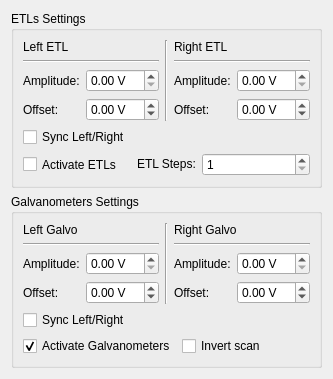
<?xml version="1.0" encoding="UTF-8"?>
<ui version="4.0">
 <class>ScanPanel</class>
 <widget class="QWidget" name="scanPanel">
  <layout class="QVBoxLayout" name="verticalLayout_panel">
   <item>
    <widget class="QGroupBox" name="groupBox_13">
     <property name="title">
      <string>ETLs Settings</string>
     </property>
     <layout class="QVBoxLayout" name="verticalLayout_45">
      <item>
       <layout class="QHBoxLayout" name="horizontalLayout_69">
        <item>
         <layout class="QVBoxLayout" name="verticalLayout_46">
          <item>
           <widget class="QLabel" name="label_76">
            <property name="text">
             <string>Left ETL</string>
            </property>
           </widget>
          </item>
          <item>
           <widget class="Line" name="line_23">
            <property name="sizePolicy">
             <sizepolicy hsizetype="Preferred" vsizetype="Preferred">
              <horstretch>0</horstretch>
              <verstretch>0</verstretch>
             </sizepolicy>
            </property>
            <property name="orientation">
             <enum>Qt::Horizontal</enum>
            </property>
           </widget>
          </item>
          <item>
           <layout class="QFormLayout" name="formLayout_16">
            <item row="0" column="0">
             <widget class="QLabel" name="label_78">
              <property name="sizePolicy">
               <sizepolicy hsizetype="Fixed" vsizetype="Preferred">
                <horstretch>0</horstretch>
                <verstretch>0</verstretch>
               </sizepolicy>
              </property>
              <property name="text">
               <string>Amplitude:</string>
              </property>
             </widget>
            </item>
            <item row="0" column="1">
             <widget class="FieldSpecSpinBox" name="doubleSpinBox_etlLeftAmplitude">
        <property name="toolTip">
         <string>Left ETL sweep amplitude. Unit: V. Valid range: 0–5 (clamped by the channel map). Effect: larger amplitude = wider tunable-lens sweep; co-adapt with the laser power when switching wavelength or zoom.</string>
        </property>
              <property name="sizePolicy">
               <sizepolicy hsizetype="Preferred" vsizetype="Fixed">
                <horstretch>0</horstretch>
                <verstretch>0</verstretch>
               </sizepolicy>
              </property>
              <property name="suffix">
               <string> V</string>
              </property>
              <property name="minimum">
               <double>0.000000000000000</double>
              </property>
              <property name="maximum">
               <double>5.000000000000000</double>
              </property>
              <property name="singleStep">
               <double>0.100000000000000</double>
              </property>
             </widget>
            </item>
            <item row="1" column="0">
             <widget class="QLabel" name="label_79">
              <property name="sizePolicy">
               <sizepolicy hsizetype="Fixed" vsizetype="Preferred">
                <horstretch>0</horstretch>
                <verstretch>0</verstretch>
               </sizepolicy>
              </property>
              <property name="text">
               <string>Offset:</string>
              </property>
             </widget>
            </item>
            <item row="1" column="1">
             <widget class="FieldSpecSpinBox" name="doubleSpinBox_etlLeftOffset">
        <property name="toolTip">
         <string>Left ETL DC offset. Unit: V. Valid range: 0–5. Effect: shifts the sweep center; co-adapt with amplitude for the current wavelength/zoom.</string>
        </property>
              <property name="sizePolicy">
               <sizepolicy hsizetype="Preferred" vsizetype="Fixed">
                <horstretch>0</horstretch>
                <verstretch>0</verstretch>
               </sizepolicy>
              </property>
              <property name="suffix">
               <string> V</string>
              </property>
              <property name="minimum">
               <double>-5.000000000000000</double>
              </property>
              <property name="maximum">
               <double>5.000000000000000</double>
              </property>
              <property name="singleStep">
               <double>0.100000000000000</double>
              </property>
             </widget>
            </item>
           </layout>
          </item>
         </layout>
        </item>
        <item>
         <widget class="Line" name="line_24">
          <property name="sizePolicy">
           <sizepolicy hsizetype="Preferred" vsizetype="Preferred">
            <horstretch>0</horstretch>
            <verstretch>0</verstretch>
           </sizepolicy>
          </property>
          <property name="minimumSize">
           <size>
            <width>3</width>
            <height>0</height>
           </size>
          </property>
          <property name="maximumSize">
           <size>
            <width>3</width>
            <height>16777215</height>
           </size>
          </property>
          <property name="orientation">
           <enum>Qt::Vertical</enum>
          </property>
         </widget>
        </item>
        <item>
         <layout class="QVBoxLayout" name="verticalLayout_47">
          <item>
           <widget class="QLabel" name="label_80">
            <property name="text">
             <string>Right ETL</string>
            </property>
           </widget>
          </item>
          <item>
           <widget class="Line" name="line_25">
            <property name="sizePolicy">
             <sizepolicy hsizetype="Preferred" vsizetype="Preferred">
              <horstretch>0</horstretch>
              <verstretch>0</verstretch>
             </sizepolicy>
            </property>
            <property name="orientation">
             <enum>Qt::Horizontal</enum>
            </property>
           </widget>
          </item>
          <item>
           <layout class="QFormLayout" name="formLayout_17">
            <item row="0" column="0">
             <widget class="QLabel" name="label_81">
              <property name="sizePolicy">
               <sizepolicy hsizetype="Fixed" vsizetype="Preferred">
                <horstretch>0</horstretch>
                <verstretch>0</verstretch>
               </sizepolicy>
              </property>
              <property name="text">
               <string>Amplitude:</string>
              </property>
             </widget>
            </item>
            <item row="0" column="1">
             <widget class="FieldSpecSpinBox" name="doubleSpinBox_etlRightAmplitude">
        <property name="toolTip">
         <string>Right ETL sweep amplitude. Unit: V. Valid range: 0–5 (clamped by the channel map). Effect: larger amplitude = wider tunable-lens sweep; co-adapt with the laser power.</string>
        </property>
              <property name="sizePolicy">
               <sizepolicy hsizetype="Preferred" vsizetype="Fixed">
                <horstretch>0</horstretch>
                <verstretch>0</verstretch>
               </sizepolicy>
              </property>
              <property name="suffix">
               <string> V</string>
              </property>
              <property name="minimum">
               <double>0.000000000000000</double>
              </property>
              <property name="maximum">
               <double>5.000000000000000</double>
              </property>
              <property name="singleStep">
               <double>0.100000000000000</double>
              </property>
             </widget>
            </item>
            <item row="1" column="0">
             <widget class="QLabel" name="label_82">
              <property name="sizePolicy">
               <sizepolicy hsizetype="Fixed" vsizetype="Preferred">
                <horstretch>0</horstretch>
                <verstretch>0</verstretch>
               </sizepolicy>
              </property>
              <property name="text">
               <string>Offset:</string>
              </property>
             </widget>
            </item>
            <item row="1" column="1">
             <widget class="FieldSpecSpinBox" name="doubleSpinBox_etlRightOffset">
        <property name="toolTip">
         <string>Right ETL DC offset. Unit: V. Valid range: 0–5. Effect: shifts the sweep center; co-adapt with amplitude for the current wavelength/zoom.</string>
        </property>
              <property name="sizePolicy">
               <sizepolicy hsizetype="Preferred" vsizetype="Fixed">
                <horstretch>0</horstretch>
                <verstretch>0</verstretch>
               </sizepolicy>
              </property>
              <property name="suffix">
               <string> V</string>
              </property>
              <property name="minimum">
               <double>-5.000000000000000</double>
              </property>
              <property name="maximum">
               <double>5.000000000000000</double>
              </property>
              <property name="singleStep">
               <double>0.100000000000000</double>
              </property>
              <property name="value">
               <double>0.000000000000000</double>
              </property>
             </widget>
            </item>
           </layout>
          </item>
         </layout>
        </item>
       </layout>
      </item>
      <item>
       <widget class="QCheckBox" name="checkBox_etlSync">
        <property name="toolTip">
         <string>Sync Left/Right ETL: when checked, the right ETL mirrors the left. Effect: enable for symmetric light-sheet; disable to tune each ETL independently.</string>
        </property>
        <property name="sizePolicy">
         <sizepolicy hsizetype="Preferred" vsizetype="Preferred">
          <horstretch>0</horstretch>
          <verstretch>0</verstretch>
         </sizepolicy>
        </property>
        <property name="minimumSize">
         <size>
          <width>0</width>
          <height>20</height>
         </size>
        </property>
        <property name="layoutDirection">
         <enum>Qt::LeftToRight</enum>
        </property>
        <property name="text">
         <string>Sync Left/Right</string>
        </property>
       </widget>
      </item>
      <item>
       <layout class="QHBoxLayout" name="horizontalLayout_70">
        <item>
         <widget class="QCheckBox" name="checkBox_etlActivate">
        <property name="toolTip">
         <string>Activate ETLs: when checked, the ETL sweep is generated on acquisition start. Effect: disable to run the galvo/camera without the tunable lenses.</string>
        </property>
          <property name="sizePolicy">
           <sizepolicy hsizetype="Preferred" vsizetype="Preferred">
            <horstretch>0</horstretch>
            <verstretch>0</verstretch>
           </sizepolicy>
          </property>
          <property name="text">
           <string>Activate ETLs</string>
          </property>
         </widget>
        </item>
        <item>
         <widget class="QLabel" name="label_35">
          <property name="sizePolicy">
           <sizepolicy hsizetype="Fixed" vsizetype="Fixed">
            <horstretch>0</horstretch>
            <verstretch>0</verstretch>
           </sizepolicy>
          </property>
          <property name="text">
           <string>ETL Steps:</string>
          </property>
         </widget>
        </item>
        <item>
         <widget class="FieldSpecSpinBox" name="doubleSpinBox_etlSteps">
        <property name="toolTip">
         <string>Number of ETL voltage steps per sweep. Unit: steps. Valid range: &gt;0. Effect: more steps = smoother sweep but higher DAQ update rate.</string>
        </property>
          <property name="sizePolicy">
           <sizepolicy hsizetype="Preferred" vsizetype="Preferred">
            <horstretch>0</horstretch>
            <verstretch>0</verstretch>
           </sizepolicy>
          </property>
          <property name="decimals">
           <number>0</number>
          </property>
          <property name="minimum">
           <double>1.000000000000000</double>
          </property>
         </widget>
        </item>
       </layout>
      </item>
     </layout>
    </widget>
   </item>
   <item>
    <widget class="QGroupBox" name="groupBox_11">
     <property name="title">
      <string>Galvanometers Settings</string>
     </property>
     <layout class="QVBoxLayout" name="verticalLayout_39">
      <item>
       <layout class="QHBoxLayout" name="horizontalLayout_67">
        <item>
         <layout class="QVBoxLayout" name="verticalLayout_40">
          <item>
           <widget class="QLabel" name="label_69">
            <property name="text">
             <string>Left Galvo</string>
            </property>
           </widget>
          </item>
          <item>
           <widget class="Line" name="line_8">
            <property name="sizePolicy">
             <sizepolicy hsizetype="Preferred" vsizetype="Preferred">
              <horstretch>0</horstretch>
              <verstretch>0</verstretch>
             </sizepolicy>
            </property>
            <property name="orientation">
             <enum>Qt::Horizontal</enum>
            </property>
           </widget>
          </item>
          <item>
           <layout class="QFormLayout" name="formLayout_10">
            <item row="0" column="0">
             <widget class="QLabel" name="label_61">
              <property name="sizePolicy">
               <sizepolicy hsizetype="Fixed" vsizetype="Preferred">
                <horstretch>0</horstretch>
                <verstretch>0</verstretch>
               </sizepolicy>
              </property>
              <property name="text">
               <string>Amplitude:</string>
              </property>
             </widget>
            </item>
            <item row="0" column="1">
             <widget class="FieldSpecSpinBox" name="doubleSpinBox_galvoLeftAmplitude">
        <property name="toolTip">
         <string>Left galvo scan amplitude. Unit: V. Valid range: ±10 (clamped by the channel map). Effect: larger amplitude = wider scan; co-adapt with the ETL amplitude for the current zoom.</string>
        </property>
              <property name="sizePolicy">
               <sizepolicy hsizetype="Preferred" vsizetype="Fixed">
                <horstretch>0</horstretch>
                <verstretch>0</verstretch>
               </sizepolicy>
              </property>
              <property name="suffix">
               <string> V</string>
              </property>
              <property name="maximum">
               <double>10.000000000000000</double>
              </property>
              <property name="singleStep">
               <double>0.100000000000000</double>
              </property>
             </widget>
            </item>
            <item row="1" column="0">
             <widget class="QLabel" name="label_62">
              <property name="sizePolicy">
               <sizepolicy hsizetype="Fixed" vsizetype="Preferred">
                <horstretch>0</horstretch>
                <verstretch>0</verstretch>
               </sizepolicy>
              </property>
              <property name="text">
               <string>Offset:</string>
              </property>
             </widget>
            </item>
            <item row="1" column="1">
             <widget class="FieldSpecSpinBox" name="doubleSpinBox_galvoLeftOffset">
        <property name="toolTip">
         <string>Left galvo DC offset. Unit: V. Valid range: ±10. Effect: shifts the scan center.</string>
        </property>
              <property name="sizePolicy">
               <sizepolicy hsizetype="Preferred" vsizetype="Fixed">
                <horstretch>0</horstretch>
                <verstretch>0</verstretch>
               </sizepolicy>
              </property>
              <property name="suffix">
               <string> V</string>
              </property>
              <property name="minimum">
               <double>-10.000000000000000</double>
              </property>
              <property name="maximum">
               <double>10.000000000000000</double>
              </property>
              <property name="singleStep">
               <double>0.100000000000000</double>
              </property>
             </widget>
            </item>
           </layout>
          </item>
         </layout>
        </item>
        <item>
         <widget class="Line" name="line_9">
          <property name="minimumSize">
           <size>
            <width>3</width>
            <height>0</height>
           </size>
          </property>
          <property name="maximumSize">
           <size>
            <width>3</width>
            <height>16777215</height>
           </size>
          </property>
          <property name="orientation">
           <enum>Qt::Vertical</enum>
          </property>
         </widget>
        </item>
        <item>
         <layout class="QVBoxLayout" name="verticalLayout_41">
          <item>
           <widget class="QLabel" name="label_70">
            <property name="text">
             <string>Right Galvo</string>
            </property>
           </widget>
          </item>
          <item>
           <widget class="Line" name="line_10">
            <property name="sizePolicy">
             <sizepolicy hsizetype="Preferred" vsizetype="Preferred">
              <horstretch>0</horstretch>
              <verstretch>0</verstretch>
             </sizepolicy>
            </property>
            <property name="orientation">
             <enum>Qt::Horizontal</enum>
            </property>
           </widget>
          </item>
          <item>
           <layout class="QFormLayout" name="formLayout_11">
            <item row="0" column="0">
             <widget class="QLabel" name="label_65">
              <property name="sizePolicy">
               <sizepolicy hsizetype="Fixed" vsizetype="Preferred">
                <horstretch>0</horstretch>
                <verstretch>0</verstretch>
               </sizepolicy>
              </property>
              <property name="text">
               <string>Amplitude:</string>
              </property>
             </widget>
            </item>
            <item row="0" column="1">
             <widget class="FieldSpecSpinBox" name="doubleSpinBox_galvoRightAmplitude">
        <property name="toolTip">
         <string>Right galvo scan amplitude. Unit: V. Valid range: ±10 (clamped by the channel map). Effect: larger amplitude = wider scan.</string>
        </property>
              <property name="sizePolicy">
               <sizepolicy hsizetype="Preferred" vsizetype="Fixed">
                <horstretch>0</horstretch>
                <verstretch>0</verstretch>
               </sizepolicy>
              </property>
              <property name="suffix">
               <string> V</string>
              </property>
              <property name="maximum">
               <double>10.000000000000000</double>
              </property>
              <property name="singleStep">
               <double>0.100000000000000</double>
              </property>
             </widget>
            </item>
            <item row="1" column="0">
             <widget class="QLabel" name="label_66">
              <property name="sizePolicy">
               <sizepolicy hsizetype="Fixed" vsizetype="Preferred">
                <horstretch>0</horstretch>
                <verstretch>0</verstretch>
               </sizepolicy>
              </property>
              <property name="text">
               <string>Offset:</string>
              </property>
             </widget>
            </item>
            <item row="1" column="1">
             <widget class="FieldSpecSpinBox" name="doubleSpinBox_galvoRightOffset">
        <property name="toolTip">
         <string>Right galvo DC offset. Unit: V. Valid range: ±10. Effect: shifts the scan center.</string>
        </property>
              <property name="sizePolicy">
               <sizepolicy hsizetype="Preferred" vsizetype="Fixed">
                <horstretch>0</horstretch>
                <verstretch>0</verstretch>
               </sizepolicy>
              </property>
              <property name="suffix">
               <string> V</string>
              </property>
              <property name="minimum">
               <double>-10.000000000000000</double>
              </property>
              <property name="maximum">
               <double>10.000000000000000</double>
              </property>
              <property name="singleStep">
               <double>0.100000000000000</double>
              </property>
             </widget>
            </item>
           </layout>
          </item>
         </layout>
        </item>
       </layout>
      </item>
      <item>
       <widget class="QCheckBox" name="checkBox_galvoSync">
        <property name="toolTip">
         <string>Sync Left/Right galvo: when checked, the right galvo mirrors the left. Effect: enable for symmetric scanning; disable to tune each galvo independently.</string>
        </property>
        <property name="sizePolicy">
         <sizepolicy hsizetype="Preferred" vsizetype="Preferred">
          <horstretch>0</horstretch>
          <verstretch>0</verstretch>
         </sizepolicy>
        </property>
        <property name="minimumSize">
         <size>
          <width>0</width>
          <height>20</height>
         </size>
        </property>
        <property name="layoutDirection">
         <enum>Qt::LeftToRight</enum>
        </property>
        <property name="text">
         <string>Sync Left/Right</string>
        </property>
       </widget>
      </item>
      <item>
       <layout class="QHBoxLayout" name="horizontalLayout_4">
        <item>
         <widget class="QCheckBox" name="checkBox_galvoActivate">
        <property name="toolTip">
         <string>Activate galvanometers: when checked, the galvo scan is generated on acquisition start. Effect: disable to run the ETL/camera without the galvo scan.</string>
        </property>
          <property name="sizePolicy">
           <sizepolicy hsizetype="Preferred" vsizetype="Preferred">
            <horstretch>0</horstretch>
            <verstretch>0</verstretch>
           </sizepolicy>
          </property>
          <property name="text">
           <string>Activate Galvanometers</string>
          </property>
          <property name="checked">
           <bool>true</bool>
          </property>
         </widget>
        </item>
        <item>
         <widget class="QCheckBox" name="checkBox_galvoInvert">
        <property name="toolTip">
         <string>Invert scan: when checked, the galvo scan direction is reversed. Effect: use to correct the left/right wiring without re-cabling (verify on the rig first).</string>
        </property>
          <property name="sizePolicy">
           <sizepolicy hsizetype="Preferred" vsizetype="Preferred">
            <horstretch>0</horstretch>
            <verstretch>0</verstretch>
           </sizepolicy>
          </property>
          <property name="text">
           <string>Invert scan</string>
          </property>
         </widget>
        </item>
       </layout>
      </item>
     </layout>
    </widget>
   </item>
  </layout>
 </widget>
 <customwidgets>
 <customwidget>
  <class>FieldSpecSpinBox</class>
  <extends>QDoubleSpinBox</extends>
  <header>lightsheet.gui.widgets.field_spec_spinbox</header>
 </customwidget>
</customwidgets>
<resources/>
 <connections/>
</ui>
